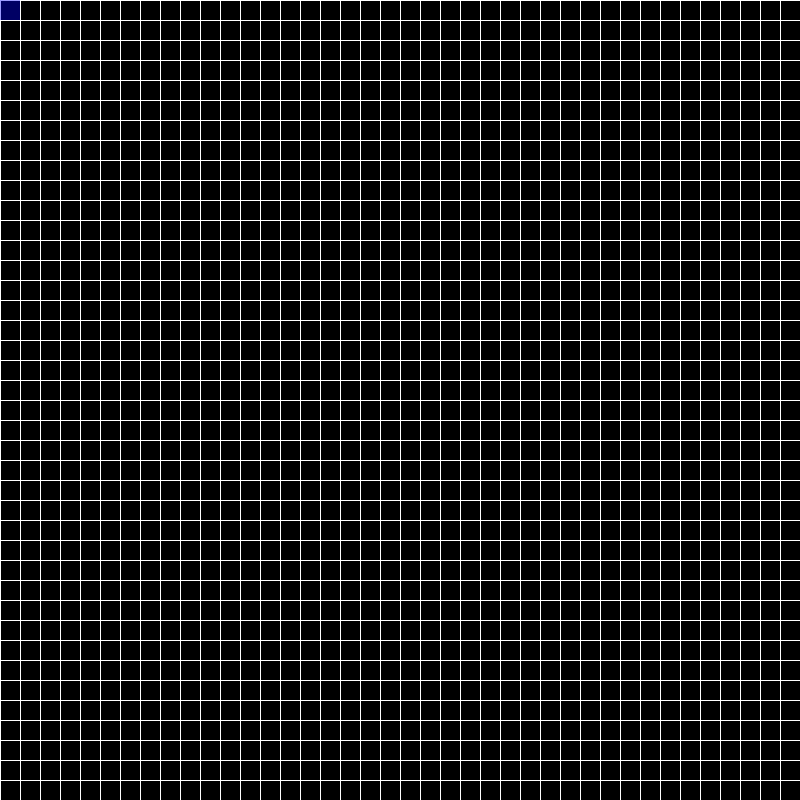
Frame 1 (no input)
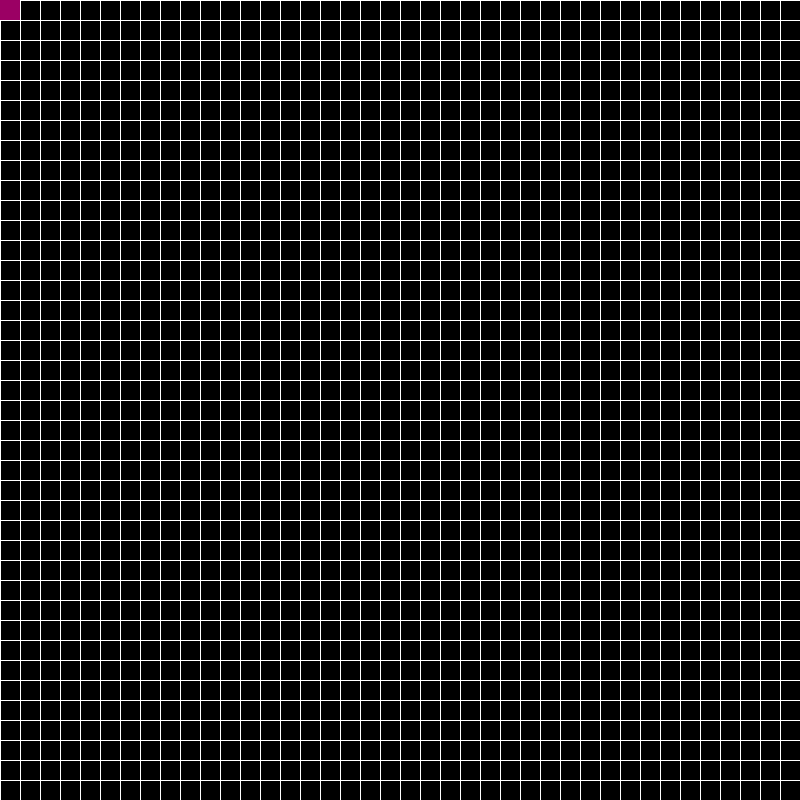
Frame 60 (the mouse pressed at the canvas centre just before this capture)
Frame 120 (the mouse held since frame 60 and released just before this capture): identical to frame 60, image omitted

The Processing sketch that drew these frames (run headless with seeded random() and noise(); from frame 60 on, the mouse is pressed at the canvas centre):

// Processing sketch: MazeGenerator
// ── MazeGenerator.pde
//Link https://en.wikipedia.org/wiki/Maze_generation_algorithm



int cols,rows;
int w=20;

ArrayList<Cell> grid = new ArrayList<Cell>();

Cell current;

void setup(){
  size(800,800);
  background(0);
  cols = floor(width/w);
  rows = floor(height/w);
  
  for (int j = 0; j < rows; j++) {
    for (int i = 0; i < cols; i++) {
      Cell cell = new Cell(i, j);
      grid.add(cell);
    }
  }

//STEP 1.0a
current =grid.get(0);

}

void draw(){
  background(0);
  
  for(int i =0;i<grid.size();i++){
    grid.get(i).show();
  }
  //STEP 1.0b
  current.visited = true;
  current.highlight();
  
  
}

// ── Cell.pde
class Cell{
  
  int i,j;
  boolean visited = false;

  Cell(int i,int j){
    this.i = i;
    this.j = j;
  
  }


  void show(){
    int x = this.i * w;
    int y = this.j * w;
    
    stroke(255);
    
    
    line(x,y,x+w,y);
    line(x+w,y,x+w,y+w);
    line(x+w,y+w,x,y+w);
    line(x,y+w,x,y);
    
    if(this.visited){
    noStroke();
    fill(255,0,0);
    rect(x,y,w,w);
    }
  
  }
  
  void highlight(){
    int x = this.i * w;
    int y = this.j * w;
    noStroke();
    fill(0,0,255,100);
    rect(x,y,w,w);
  }

}
